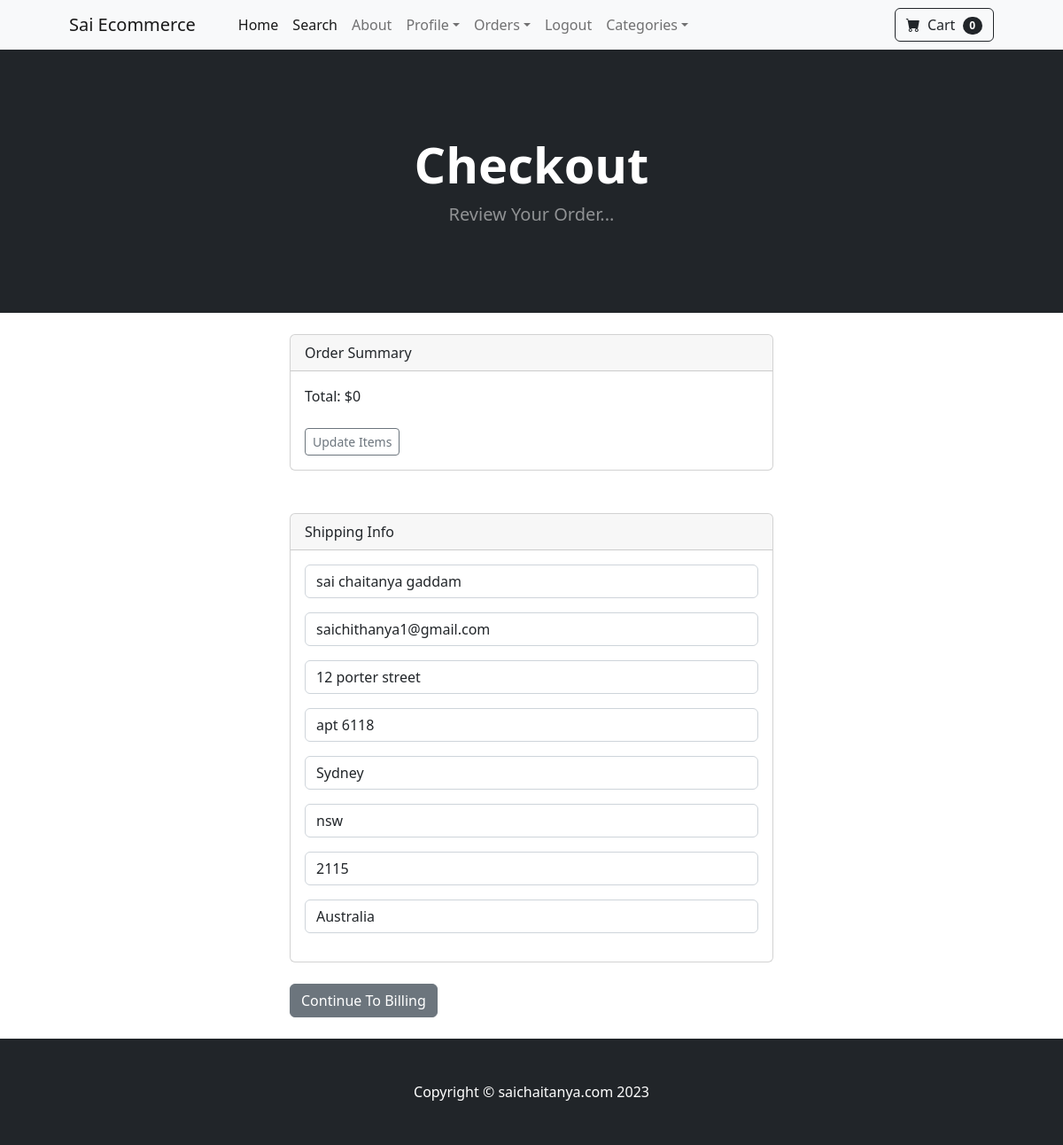
The app's page /payment/checkout (signed in) with its own data.
### payment/models.py (models this page shows, shortened)
class ShippingAddress(models.Model):
	user = models.ForeignKey(User, on_delete=models.CASCADE, null=True, blank=True)
	shipping_full_name = models.CharField(max_length=255)
	shipping_email = models.CharField(max_length=255)
	shipping_address1 = models.CharField(max_length=255)
	shipping_address2 = models.CharField(max_length=255, null=True, blank=True)
	shipping_city = models.CharField(max_length=255)
	shipping_state = models.CharField(max_length=255, null=True, blank=True)
	shipping_zipcode = models.CharField(max_length=255, null=True, blank=True)
	shipping_country = models.CharField(max_length=255)
	class Meta:
		verbose_name_plural = "Shipping Address"

### payment/views.py (the view)
# urls.py: path('checkout', views.checkout, name='checkout'),
def checkout(request):
    cart = Cart(request)
    cart_products = cart.get_prods
    quantities = cart.get_quants
    totals = cart.cart_total()
    if request.user.is_authenticated:
        shipping_user = ShippingAddress.objects.get(user__id=request.user.id)
        shipping_form = ShippingForm(request.POST or None, instance=shipping_user)
        return render(request, "payment/checkout.html", {"cart_products": cart_products, "quantities": quantities, "totals": totals,"shipping_form":shipping_form})
    else:
        shipping_form = ShippingForm(request.POST or None)
        return render(request, "payment/checkout.html", {"cart_products": cart_products, "quantities": quantities, "totals": totals, "shipping_form":shipping_form})

### cart/cart.py (called while the page is built, shortened)
	def cart_total(self):
		product_ids = self.cart.keys()
		products = Product.objects.filter(id__in=product_ids)
		quantities = self.cart
		total = 0
		return total

	def __len__(self):
		return len(self.cart)

	def get_prods(self):
		product_ids = self.cart.keys()
		products = Product.objects.filter(id__in=product_ids)
		return products

### cart/context_processors.py (called while the page is built)
def cart(request):
	return {'cart': Cart(request)}

### payment/templates/payment/checkout.html (shortened to what this page needs)
{% extends 'base.html' %}
{% block content %}
        <header class="bg-dark py-5">
            <div class="container px-4 px-lg-5 my-5">
                <div class="text-center text-white">
                    <h1 class="display-4 fw-bolder">Checkout</h1>
                    <p class="lead fw-normal text-white-50 mb-0">Review Your Order...</p>
                </div>
            </div>
        </header>
        <br>
        <div class="container">
        	<div class="row">
        			<div class="col-md-6 offset-md-3">
                        <div class="card">
                            <div class="card-header">
                              Order Summary
                            </div>
                            <div class="card-body">
                                Total:  ${{ totals }}
                                <br><br>
                                <a href="{% url 'cart_summary' %}" class="btn btn-sm btn-outline-secondary">Update Items</a>
                            </div>
                          </div>
                          <br><br>
                          <div class="card">
                            <div class="card-header">
                              Shipping Info
                            </div>
                            <div class="card-body">
                              <form method="POST" action="{% url 'billing_info' %}">
                              {{ shipping_form.as_p }}
                            </div>
                          </div>
                          <br>
                           <button type="submit" class="btn btn-secondary">Continue To Billing</button>
                           </div>
                       </div>
                    </div>
                    <br>
  {% endblock %}

### records on screen
ShippingAddress: shipping_full_name "sai chaitanya gaddam", shipping_email "saichithanya1@gmail.com", shipping_address1 "12 porter street", shipping_address2 "apt 6118", shipping_city "Sydney", shipping_state "nsw", shipping_zipcode "2115", shipping_country "Australia"

### other values on screen
{{ cart|length }} "0"
{{ totals }} "0"
